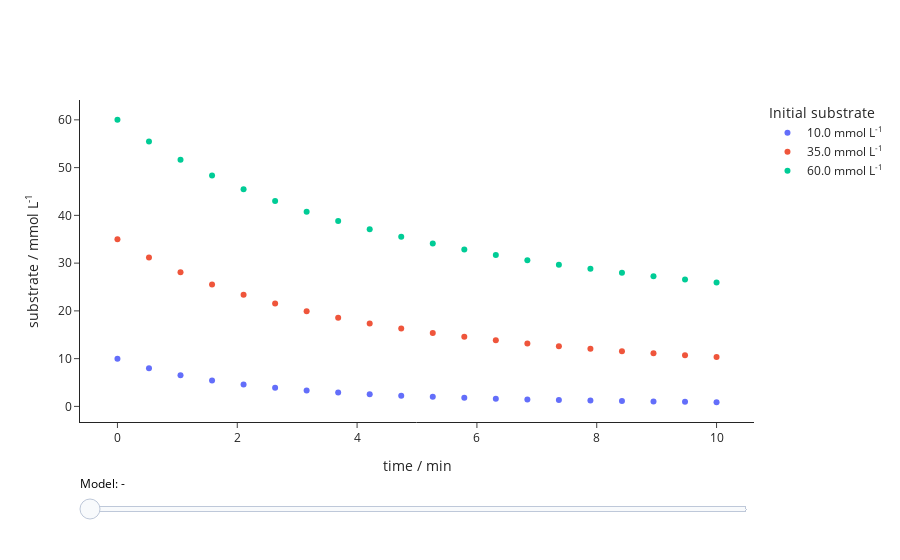

Notebook source saved alongside this figure:
### Code cell
e.visualize()

### Figure 1 — Plotly figure (JSON) as saved in the notebook; plotly's stock layout.template omitted (floating-point values rounded to 4 significant figures; data arrays with more than 128 entries replaced by an {"elided": "..."} marker saying what was removed)
{"data": [{"customdata": ["measured"], "hovertemplate": "Well ID: replicate40", "marker": {"color": "rgba(99, 110, 250, 255)"}, "mode": "markers", "name": "10.0 mmol L<sup>-1</sup>", "showlegend": true, "type": "scatter", "x": [0, 0.5263, 1.053, 1.579, 2.105, 2.632, 3.158, 3.684, 4.211, 4.737, 5.263, 5.789, 6.316, 6.842, 7.368, 7.895, 8.421, 8.947, 9.474, 10], "y": [10, 8.01, 6.546, 5.436, 4.576, 3.897, 3.354, 2.912, 2.551, 2.251, 2.001, 1.79, 1.612, 1.459, 1.328, 1.215, 1.117, 1.032, 0.9565, 0.8905]}, {"customdata": ["measured"], "hovertemplate": "Well ID: replicate41", "marker": {"color": "rgba(239, 85, 59, 255)"}, "mode": "markers", "name": "35.0 mmol L<sup>-1</sup>", "showlegend": true, "type": "scatter", "x": [0, 0.5263, 1.053, 1.579, 2.105, 2.632, 3.158, 3.684, 4.211, 4.737, 5.263, 5.789, 6.316, 6.842, 7.368, 7.895, 8.421, 8.947, 9.474, 10], "y": [35, 31.19, 28.09, 25.52, 23.36, 21.52, 19.94, 18.57, 17.37, 16.32, 15.39, 14.57, 13.83, 13.18, 12.58, 12.05, 11.57, 11.13, 10.73, 10.36]}, {"customdata": ["measured"], "hovertemplate": "Well ID: replicate42", "marker": {"color": "rgba(0, 204, 150, 255)"}, "mode": "markers", "name": "60.0 mmol L<sup>-1</sup>", "showlegend": true, "type": "scatter", "x": [0, 0.5263, 1.053, 1.579, 2.105, 2.632, 3.158, 3.684, 4.211, 4.737, 5.263, 5.789, 6.316, 6.842, 7.368, 7.895, 8.421, 8.947, 9.474, 10], "y": [60, 55.48, 51.65, 48.35, 45.49, 42.99, 40.78, 38.82, 37.08, 35.51, 34.1, 32.83, 31.68, 30.63, 29.67, 28.8, 28.0, 27.26, 26.59, 25.96]}, {"customdata": ["competitive product inhibition with enzyme inactivation"], "hoverinfo": "skip", "marker": {"color": "rgba(99, 110, 250, 255)"}, "mode": "lines", "name": "competitive product inhibition with enzyme inactivation", "showlegend": false, "type": "scatter", "visible": false, "x": {"elided": "200 float values"}, "y": {"elided": "200 float values"}}, {"customdata": ["competitive product inhibition with enzyme inactivation"], "hoverinfo": "skip", "marker": {"color": "rgba(239, 85, 59, 255)"}, "mode": "lines", "name": "competitive product inhibition with enzyme inactivation", "showlegend": false, "type": "scatter", "visible": false, "x": {"elided": "200 float values"}, "y": {"elided": "200 float values"}}, {"customdata": ["competitive product inhibition with enzyme inactivation"], "hoverinfo": "skip", "marker": {"color": "rgba(0, 204, 150, 255)"}, "mode": "lines", "name": "competitive product inhibition with enzyme inactivation", "showlegend": false, "type": "scatter", "visible": false, "x": {"elided": "200 float values"}, "y": {"elided": "200 float values"}}, {"customdata": ["competitive product inhibition with enzyme inactivation with substrate"], "hoverinfo": "skip", "marker": {"color": "rgba(99, 110, 250, 255)"}, "mode": "lines", "name": "competitive product inhibition with enzyme inactivation with substrate", "showlegend": false, "type": "scatter", "visible": false, "x": {"elided": "200 float values"}, "y": {"elided": "200 float values"}}, {"customdata": ["competitive product inhibition with enzyme inactivation with substrate"], "hoverinfo": "skip", "marker": {"color": "rgba(239, 85, 59, 255)"}, "mode": "lines", "name": "competitive product inhibition with enzyme inactivation with substrate", "showlegend": false, "type": "scatter", "visible": false, "x": {"elided": "200 float values"}, "y": {"elided": "200 float values"}}, {"customdata": ["competitive product inhibition with enzyme inactivation with substrate"], "hoverinfo": "skip", "marker": {"color": "rgba(0, 204, 150, 255)"}, "mode": "lines", "name": "competitive product inhibition with enzyme inactivation with substrate", "showlegend": false, "type": "scatter", "visible": false, "x": {"elided": "200 float values"}, "y": {"elided": "200 float values"}}, {"customdata": ["michaelis-menten with enzyme inactivation"], "hoverinfo": "skip", "marker": {"color": "rgba(99, 110, 250, 255)"}, "mode": "lines", "name": "michaelis-menten with enzyme inactivation", "showlegend": false, "type": "scatter", "visible": false, "x": {"elided": "200 float values"}, "y": {"elided": "200 float values"}}, {"customdata": ["michaelis-menten with enzyme inactivation"], "hoverinfo": "skip", "marker": {"color": "rgba(239, 85, 59, 255)"}, "mode": "lines", "name": "michaelis-menten with enzyme inactivation", "showlegend": false, "type": "scatter", "visible": false, "x": {"elided": "200 float values"}, "y": {"elided": "200 float values"}}, {"customdata": ["michaelis-menten with enzyme inactivation"], "hoverinfo": "skip", "marker": {"color": "rgba(0, 204, 150, 255)"}, "mode": "lines", "name": "michaelis-menten with enzyme inactivation", "showlegend": false, "type": "scatter", "visible": false, "x": {"elided": "200 float values"}, "y": {"elided": "200 float values"}}, {"customdata": ["substrate inhibition with enzyme inactivation"], "hoverinfo": "skip", "marker": {"color": "rgba(99, 110, 250, 255)"}, "mode": "lines", "name": "substrate inhibition with enzyme inactivation", "showlegend": false, "type": "scatter", "visible": false, "x": {"elided": "200 float values"}, "y": {"elided": "200 float values"}}, {"customdata": ["substrate inhibition with enzyme inactivation"], "hoverinfo": "skip", "marker": {"color": "rgba(239, 85, 59, 255)"}, "mode": "lines", "name": "substrate inhibition with enzyme inactivation", "showlegend": false, "type": "scatter", "visible": false, "x": {"elided": "200 float values"}, "y": {"elided": "200 float values"}}, {"customdata": ["substrate inhibition with enzyme inactivation"], "hoverinfo": "skip", "marker": {"color": "rgba(0, 204, 150, 255)"}, "mode": "lines", "name": "substrate inhibition with enzyme inactivation", "showlegend": false, "type": "scatter", "visible": false, "x": {"elided": "200 float values"}, "y": {"elided": "200 float values"}}, {"customdata": ["competitive product inhibition"], "hoverinfo": "skip", "marker": {"color": "rgba(99, 110, 250, 255)"}, "mode": "lines", "name": "competitive product inhibition", "showlegend": false, "type": "scatter", "visible": false, "x": {"elided": "200 float values"}, "y": {"elided": "200 float values"}}, {"customdata": ["competitive product inhibition"], "hoverinfo": "skip", "marker": {"color": "rgba(239, 85, 59, 255)"}, "mode": "lines", "name": "competitive product inhibition", "showlegend": false, "type": "scatter", "visible": false, "x": {"elided": "200 float values"}, "y": {"elided": "200 float values"}}, {"customdata": ["competitive product inhibition"], "hoverinfo": "skip", "marker": {"color": "rgba(0, 204, 150, 255)"}, "mode": "lines", "name": "competitive product inhibition", "showlegend": false, "type": "scatter", "visible": false, "x": {"elided": "200 float values"}, "y": {"elided": "200 float values"}}, {"customdata": ["michaelis-menten with enzyme inactivation with substrate"], "hoverinfo": "skip", "marker": {"color": "rgba(99, 110, 250, 255)"}, "mode": "lines", "name": "michaelis-menten with enzyme inactivation with substrate", "showlegend": false, "type": "scatter", "visible": false, "x": {"elided": "200 float values"}, "y": {"elided": "200 float values"}}, {"customdata": ["michaelis-menten with enzyme inactivation with substrate"], "hoverinfo": "skip", "marker": {"color": "rgba(239, 85, 59, 255)"}, "mode": "lines", "name": "michaelis-menten with enzyme inactivation with substrate", "showlegend": false, "type": "scatter", "visible": false, "x": {"elided": "200 float values"}, "y": {"elided": "200 float values"}}, {"customdata": ["michaelis-menten with enzyme inactivation with substrate"], "hoverinfo": "skip", "marker": {"color": "rgba(0, 204, 150, 255)"}, "mode": "lines", "name": "michaelis-menten with enzyme inactivation with substrate", "showlegend": false, "type": "scatter", "visible": false, "x": {"elided": "200 float values"}, "y": {"elided": "200 float values"}}, {"customdata": ["substrate inhibition with enzyme inactivation with substrate"], "hoverinfo": "skip", "marker": {"color": "rgba(99, 110, 250, 255)"}, "mode": "lines", "name": "substrate inhibition with enzyme inactivation with substrate", "showlegend": false, "type": "scatter", "visible": false, "x": {"elided": "200 float values"}, "y": {"elided": "200 float values"}}, {"customdata": ["substrate inhibition with enzyme inactivation with substrate"], "hoverinfo": "skip", "marker": {"color": "rgba(239, 85, 59, 255)"}, "mode": "lines", "name": "substrate inhibition with enzyme inactivation with substrate", "showlegend": false, "type": "scatter", "visible": false, "x": {"elided": "200 float values"}, "y": {"elided": "200 float values"}}, {"customdata": ["substrate inhibition with enzyme inactivation with substrate"], "hoverinfo": "skip", "marker": {"color": "rgba(0, 204, 150, 255)"}, "mode": "lines", "name": "substrate inhibition with enzyme inactivation with substrate", "showlegend": false, "type": "scatter", "visible": false, "x": {"elided": "200 float values"}, "y": {"elided": "200 float values"}}, {"customdata": ["michaelis-menten"], "hoverinfo": "skip", "marker": {"color": "rgba(99, 110, 250, 255)"}, "mode": "lines", "name": "michaelis-menten", "showlegend": false, "type": "scatter", "visible": false, "x": {"elided": "200 float values"}, "y": {"elided": "200 float values"}}, {"customdata": ["michaelis-menten"], "hoverinfo": "skip", "marker": {"color": "rgba(239, 85, 59, 255)"}, "mode": "lines", "name": "michaelis-menten", "showlegend": false, "type": "scatter", "visible": false, "x": {"elided": "200 float values"}, "y": {"elided": "200 float values"}}, {"customdata": ["michaelis-menten"], "hoverinfo": "skip", "marker": {"color": "rgba(0, 204, 150, 255)"}, "mode": "lines", "name": "michaelis-menten", "showlegend": false, "type": "scatter", "visible": false, "x": {"elided": "200 float values"}, "y": {"elided": "200 float values"}}, {"customdata": ["substrate inhibition"], "hoverinfo": "skip", "marker": {"color": "rgba(99, 110, 250, 255)"}, "mode": "lines", "name": "substrate inhibition", "showlegend": false, "type": "scatter", "visible": false, "x": {"elided": "200 float values"}, "y": {"elided": "200 float values"}}, {"customdata": ["substrate inhibition"], "hoverinfo": "skip", "marker": {"color": "rgba(239, 85, 59, 255)"}, "mode": "lines", "name": "substrate inhibition", "showlegend": false, "type": "scatter", "visible": false, "x": {"elided": "200 float values"}, "y": {"elided": "200 float values"}}, {"customdata": ["substrate inhibition"], "hoverinfo": "skip", "marker": {"color": "rgba(0, 204, 150, 255)"}, "mode": "lines", "name": "substrate inhibition", "showlegend": false, "type": "scatter", "visible": false, "x": {"elided": "200 float values"}, "y": {"elided": "200 float values"}}], "layout": {"hoverlabel": {"align": "right"}, "legend": {"title": {"text": "Initial substrate"}}, "sliders": [{"active": 0, "currentvalue": {"font": {"color": "black"}, "prefix": "Model: "}, "font": {"color": "white"}, "pad": {"t": 50}, "steps": [{"args": [{"visible": [true, true, true, false, false, false, false, false, false, false, false, false, false, false, false, false, false, false, false, false, false, false, false, false, false, false, false, false, false, false]}, {"annotations": [{"font": {"color": "black", "size": 10}, "showarrow": false, "text": "", "textangle": 0, "x": 0, "xanchor": "left", "xref": "x", "y": 0, "yref": "paper"}], "title": ""}], "label": "-", "method": "update"}, {"args": [{"visible": [true, true, true, true, true, true, false, false, false, false, false, false, false, false, false, false, false, false, false, false, false, false, false, false, false, false, false, false, false, false]}, {"annotations": [{"font": {"color": "black", "size": 10}, "showarrow": false, "text": "<b><i>k</i><sub>cat</sub>:</b> 12.000 min<sup>-1</sup> \n\n<b><i>K</i><sub>ic</sub>:</b> 10.000 mmol L<sup>-1</sup> \n\n<b><i>K</i><sub>M</sub>:</b> 17.000 mmol L<sup>-1</sup> \n\n<b><i>k</i><sub>ie</sub>:</b> 0.100 min<sup>-1</sup> \n\n", "textangle": 0, "x": 0, "xanchor": "left", "xref": "paper", "y": -0.5, "yref": "paper"}], "title": ""}], "label": "competitive product inhibition with enzyme inactivation", "method": "update"}, {"args": [{"visible": [true, true, true, false, false, false, true, true, true, false, false, false, false, false, false, false, false, false, false, false, false, false, false, false, false, false, false, false, false, false]}, {"annotations": [{"font": {"color": "black", "size": 10}, "showarrow": false, "text": "<b><i>k</i><sub>cat</sub>:</b> 15.477 min<sup>-1</sup> \n\n<b><i>K</i><sub>ic</sub>:</b> 5.320 mmol L<sup>-1</sup> \n\n<b><i>K</i><sub>M</sub>:</b> 23.135 mmol L<sup>-1</sup> \n\n<b><i>k</i><sub>ie</sub>:</b> 0.001 min<sup>-1</sup> \n\n", "textangle": 0, "x": 0, "xanchor": "left", "xref": "paper", "y": -0.5, "yref": "paper"}], "title": ""}], "label": "competitive product inhibition with enzyme inactivation with substrate", "method": "update"}, {"args": [{"visible": [true, true, true, false, false, false, false, false, false, true, true, true, false, false, false, false, false, false, false, false, false, false, false, false, false, false, false, false, false, false]}, {"annotations": [{"font": {"color": "black", "size": 10}, "showarrow": false, "text": "<b><i>k</i><sub>cat</sub>:</b> 11.600 min<sup>-1</sup> \n\n<b><i>K</i><sub>M</sub>:</b> 21.059 mmol L<sup>-1</sup> \n\n<b><i>k</i><sub>ie</sub>:</b> 0.197 min<sup>-1</sup> \n\n", "textangle": 0, "x": 0, "xanchor": "left", "xref": "paper", "y": -0.5, "yref": "paper"}], "title": ""}], "label": "michaelis-menten with enzyme inactivation", "method": "update"}, {"args": [{"visible": [true, true, true, false, false, false, false, false, false, false, false, false, true, true, true, false, false, false, false, false, false, false, false, false, false, false, false, false, false, false]}, {"annotations": [{"font": {"color": "black", "size": 10}, "showarrow": false, "text": "<b><i>k</i><sub>cat</sub>:</b> 11.847 min<sup>-1</sup> \n\n<b><i>K</i><sub>M</sub>:</b> 21.750 mmol L<sup>-1</sup> \n\n<b><i>K</i><sub>iu</sub>:</b> 3000.000 mmol L<sup>-1</sup> \n\n<b><i>k</i><sub>ie</sub>:</b> 0.197 min<sup>-1</sup> \n\n", "textangle": 0, "x": 0, "xanchor": "left", "xref": "paper", "y": -0.5, "yref": "paper"}], "title": ""}], "label": "substrate inhibition with enzyme inactivation", "method": "update"}, {"args": [{"visible": [true, true, true, false, false, false, false, false, false, false, false, false, false, false, false, true, true, true, false, false, false, false, false, false, false, false, false, false, false, false]}, {"annotations": [{"font": {"color": "black", "size": 10}, "showarrow": false, "text": "<b><i>k</i><sub>cat</sub>:</b> 14.026 min<sup>-1</sup> \n\n<b><i>K</i><sub>ic</sub>:</b> 2.220 mmol L<sup>-1</sup> \n\n<b><i>K</i><sub>M</sub>:</b> 11.949 mmol L<sup>-1</sup> \n\n", "textangle": 0, "x": 0, "xanchor": "left", "xref": "paper", "y": -0.5, "yref": "paper"}], "title": ""}], "label": "competitive product inhibition", "method": "update"}, {"args": [{"visible": [true, true, true, false, false, false, false, false, false, false, false, false, false, false, false, false, false, false, true, true, true, false, false, false, false, false, false, false, false, false]}, {"annotations": [{"font": {"color": "black", "size": 10}, "showarrow": false, "text": "<b><i>k</i><sub>cat</sub>:</b> 27.757 min<sup>-1</sup> \n\n<b><i>K</i><sub>M</sub>:</b> 106.702 mmol L<sup>-1</sup> \n\n<b><i>k</i><sub>ie</sub>:</b> 0.005 min<sup>-1</sup> \n\n", "textangle": 0, "x": 0, "xanchor": "left", "xref": "paper", "y": -0.5, "yref": "paper"}], "title": ""}], "label": "michaelis-menten with enzyme inactivation with substrate", "method": "update"}, {"args": [{"visible": [true, true, true, false, false, false, false, false, false, false, false, false, false, false, false, false, false, false, false, false, false, true, true, true, false, false, false, false, false, false]}, {"annotations": [{"font": {"color": "black", "size": 10}, "showarrow": false, "text": "<b><i>k</i><sub>cat</sub>:</b> 28.401 min<sup>-1</sup> \n\n<b><i>K</i><sub>M</sub>:</b> 109.483 mmol L<sup>-1</sup> \n\n<b><i>K</i><sub>iu</sub>:</b> 3000.000 mmol L<sup>-1</sup> \n\n<b><i>k</i><sub>ie</sub>:</b> 0.005 min<sup>-1</sup> \n\n", "textangle": 0, "x": 0, "xanchor": "left", "xref": "paper", "y": -0.5, "yref": "paper"}], "title": ""}], "label": "substrate inhibition with enzyme inactivation with substrate", "method": "update"}, {"args": [{"visible": [true, true, true, false, false, false, false, false, false, false, false, false, false, false, false, false, false, false, false, false, false, false, false, false, true, true, true, false, false, false]}, {"annotations": [{"font": {"color": "black", "size": 10}, "showarrow": false, "text": "<b><i>k</i><sub>cat</sub>:</b> 7.813 min<sup>-1</sup> \n\n<b><i>K</i><sub>M</sub>:</b> 33.545 mmol L<sup>-1</sup> \n\n", "textangle": 0, "x": 0, "xanchor": "left", "xref": "paper", "y": -0.5, "yref": "paper"}], "title": ""}], "label": "michaelis-menten", "method": "update"}, {"args": [{"visible": [true, true, true, false, false, false, false, false, false, false, false, false, false, false, false, false, false, false, false, false, false, false, false, false, false, false, false, true, true, true]}, {"annotations": [{"font": {"color": "black", "size": 10}, "showarrow": false, "text": "<b><i>k</i><sub>cat</sub>:</b> 7.988 min<sup>-1</sup> \n\n<b><i>K</i><sub>M</sub>:</b> 34.600 mmol L<sup>-1</sup> \n\n<b><i>K</i><sub>iu</sub>:</b> 3000.000 mmol L<sup>-1</sup> \n\n", "textangle": 0, "x": 0, "xanchor": "left", "xref": "paper", "y": -0.5, "yref": "paper"}], "title": ""}], "label": "substrate inhibition", "method": "update"}], "tickcolor": "white", "tickwidth": 0}], "updatemenus": [{"direction": "right", "showactive": true, "type": "buttons", "x": 0.7, "y": 1.3}], "xaxis": {"showgrid": false, "title": {"text": "time / min"}}, "yaxis": {"showgrid": false, "title": {"text": "substrate / mmol L<sup>-1</sup>"}}}}
